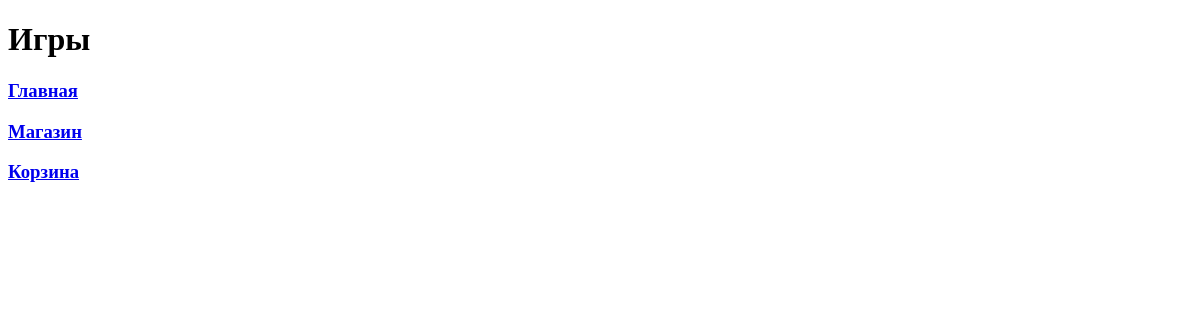
The page /platform/games/ on the database as committed earlier.
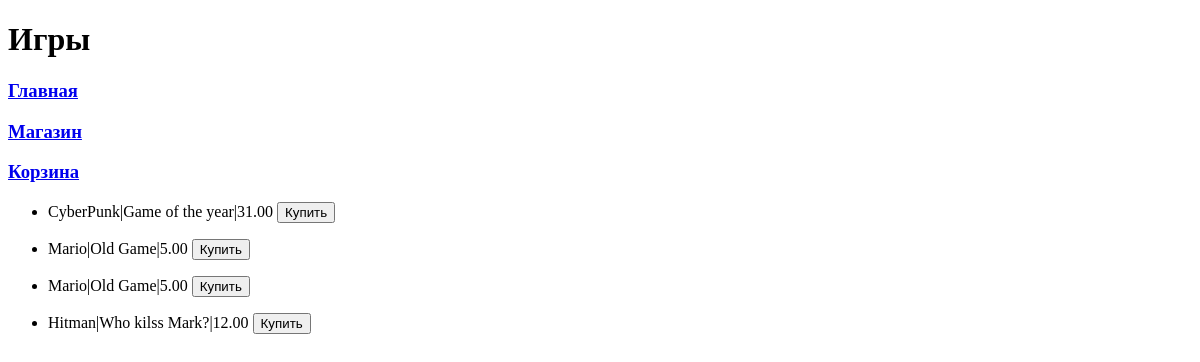
The same page on the database as committed later.
### task1/models.py (models this page shows, shortened)
class Game(models.Model):
    title = models.CharField(max_length=100)
    cost = models.DecimalField(max_digits=10000,decimal_places=10)
    size = models.DecimalField(max_digits=10000,decimal_places=10)
    description = models.TextField()
    age_limited = models.BooleanField(default=False)
    buyer = models.ManyToManyField(Buyer, related_name='games')

### task1/views.py (the view)
# urls.py: path('platform/games/', games_templates),
def games_templates(request):
    Games=Game.objects.all()
    data = {
        'Games':Games,
    }
    return render(request, 'games.html', context=data)

### templates/games.html
{% extends "menu.html" %}
{% block pagename %} <h1> Игры </h1> {% endblock  %}
{% block menu %}
     {{block.super}}
{% endblock  %}
{% block content %}
{% for b in Games %}
 <ul>
        <li>{{ b.title}}|{{b.description}}|{{b.cost|floatformat:2}}   <button>     Купить</button></li>
    </ul>
{% endfor %}
{% endblock  %}

### templates/menu.html (shortened to what this page needs)
<!DOCTYPE html>
{% load static %}
<html lang="en">
<head>
</head>
<body>
    <header>
        {% block pagename %}{% endblock  %}
    </header>
    <nav>
        {% block menu %}
            <h3><a href="/platform">Главная</a></h3>
            <h3><a href="/platform/games">Магазин</a></h3>
            <h3><a href="/platform/cart">Корзина</a></h3>
        {% endblock %}
    </nav>
    <main>
        {% block content %}
        {% endblock %}
    </main>
</body>
</html>

Rows that differ between the two databases and show on the page:
added Game: title "CyberPunk", description "Game of the year", cost "31.00"
added Game: title "Mario", description "Old Game", cost "5.00"
added Game: title "Mario", description "Old Game", cost "5.00"
added Game: title "Hitman", description "Who kilss Mark?", cost "12.00"
